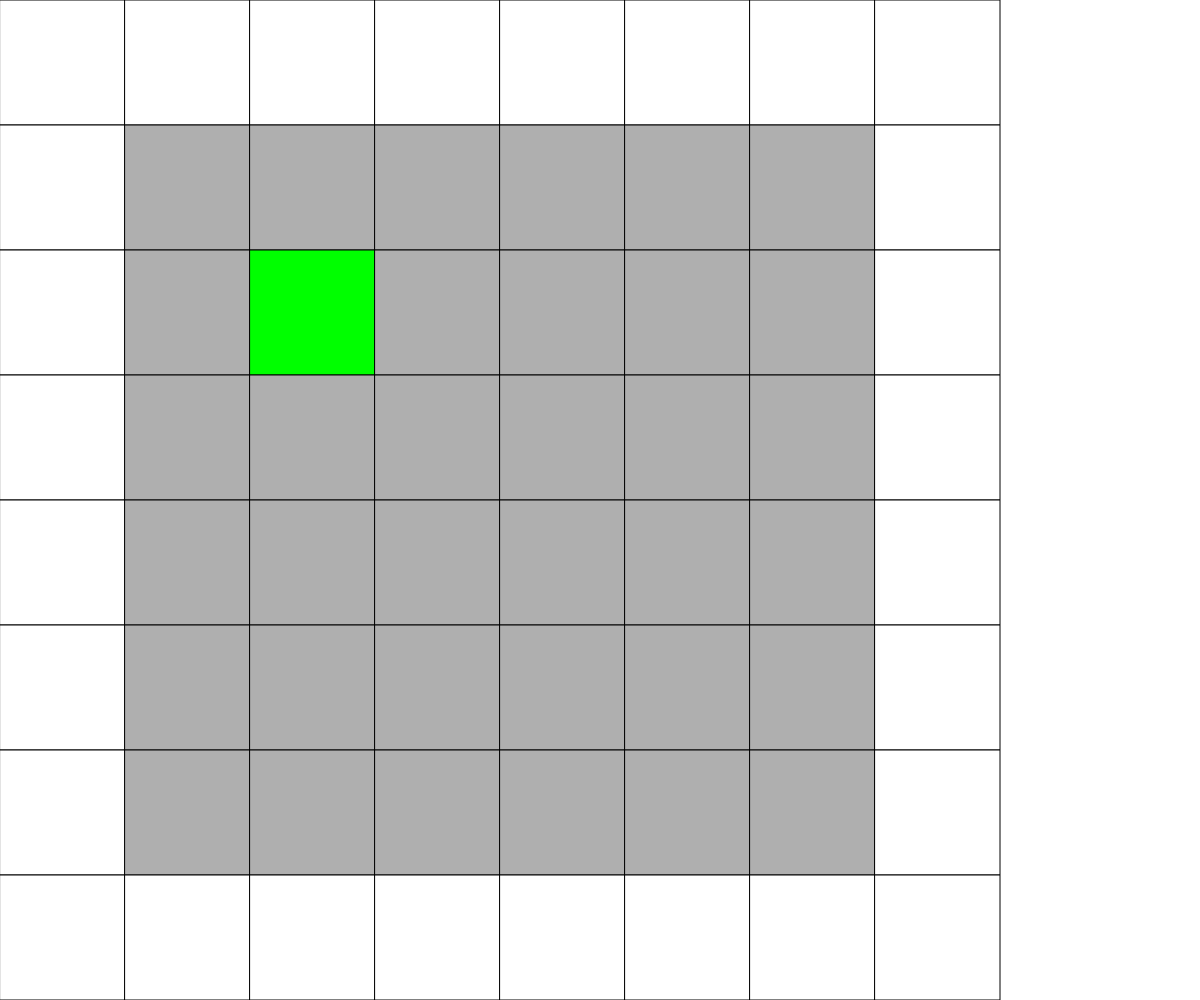
Frame 1 (no input)
Frame 60 (no input): identical to frame 1, image omitted
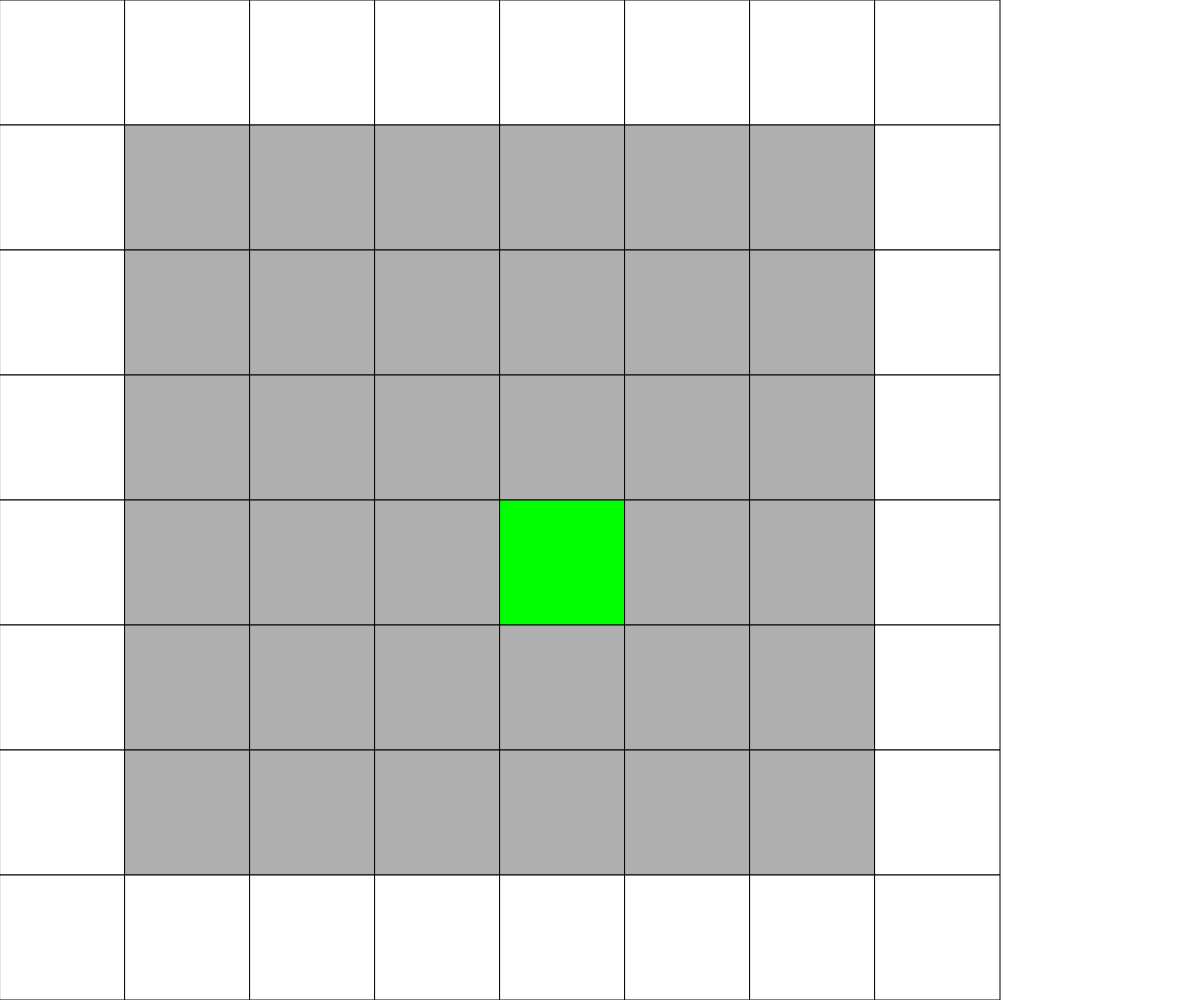
Frame 120 (the mouse pressed at the canvas centre since frame 60)

The p5.js sketch that drew these frames (run headless with seeded random() and noise() and a simulated clock; from frame 60 on, the mouse is pressed at the canvas centre):

// p5.js sketch
// ── sketch.js
//this is for testing
let grid;
let rows=8;
let cols=8;
let cellSize;
let xcoord=[];
let ycoord=[];
let dX,dY;
function setup(){
  createCanvas(windowWidth,windowHeight);
  cellSize = height / cols;
  grid=[
    [2,2,2,2,2,2,2,2],
    [2,1,1,1,1,1,1,2],
    [2,1,5,1,1,1,1,2],
    [2,1,1,1,1,1,1,2],
    [2,1,1,1,1,1,1,2],
    [2,1,1,1,1,1,1,2],
    [2,1,1,1,1,1,1,2],
    [2,2,2,2,2,2,2,2]
  ];
}
function draw() {
  background(255);
  displayGrid();
}
function displayGrid() {
  for(let x=0; x<cols; x++) {
    for(let y=0; y<rows; y++) {
      if(grid[x][y]===2) {
        fill(255);
      }
      else if(grid[x][y]===1) {
        fill(175);
      }
      else if(grid[x][y]===5){
        fill(0,255,0);
      }
      else {
        fill(255);
      }
      rect(x*cellSize, y*cellSize, cellSize, cellSize);
    }
  }
}
function mousePressed() {
//testing position
  xcoord = floor(mouseX / cellSize);
  ycoord = floor(mouseY / cellSize);
  if(grid[xcoord][ycoord]===2){
    grid[xcoord][ycoord];
    print("that's a wall!");
  }
  else{
    //Prior player pos removal from grid
    for(let i=0;i<rows;i++){
      for(let j=0;j<cols;j++){
        if(grid[i][j]===0||grid[i][j]==="0"||
          grid[i][j]===2||grid[i][j]==="2"||
          grid[i][j]===3||grid[i][j]==="3"||
          grid[i][j]===4||grid[i][j]==="4"){
          grid[i][j];
        }
        //reseting players prior pos
        else if(grid[i][j]===5||grid[i][j]==="5"){
          grid[i][j]=1;
        }
        //changing players pos
        else if(mouseIsPressed&&grid[xcoord][ycoord]===1||grid[xcoord][ycoord]==="1"){
          print("x:",xcoord+1," y:",ycoord+1," and state: ",grid[xcoord][ycoord]);
          grid[xcoord][ycoord]=5;
        }
      }
    }
  }
}
